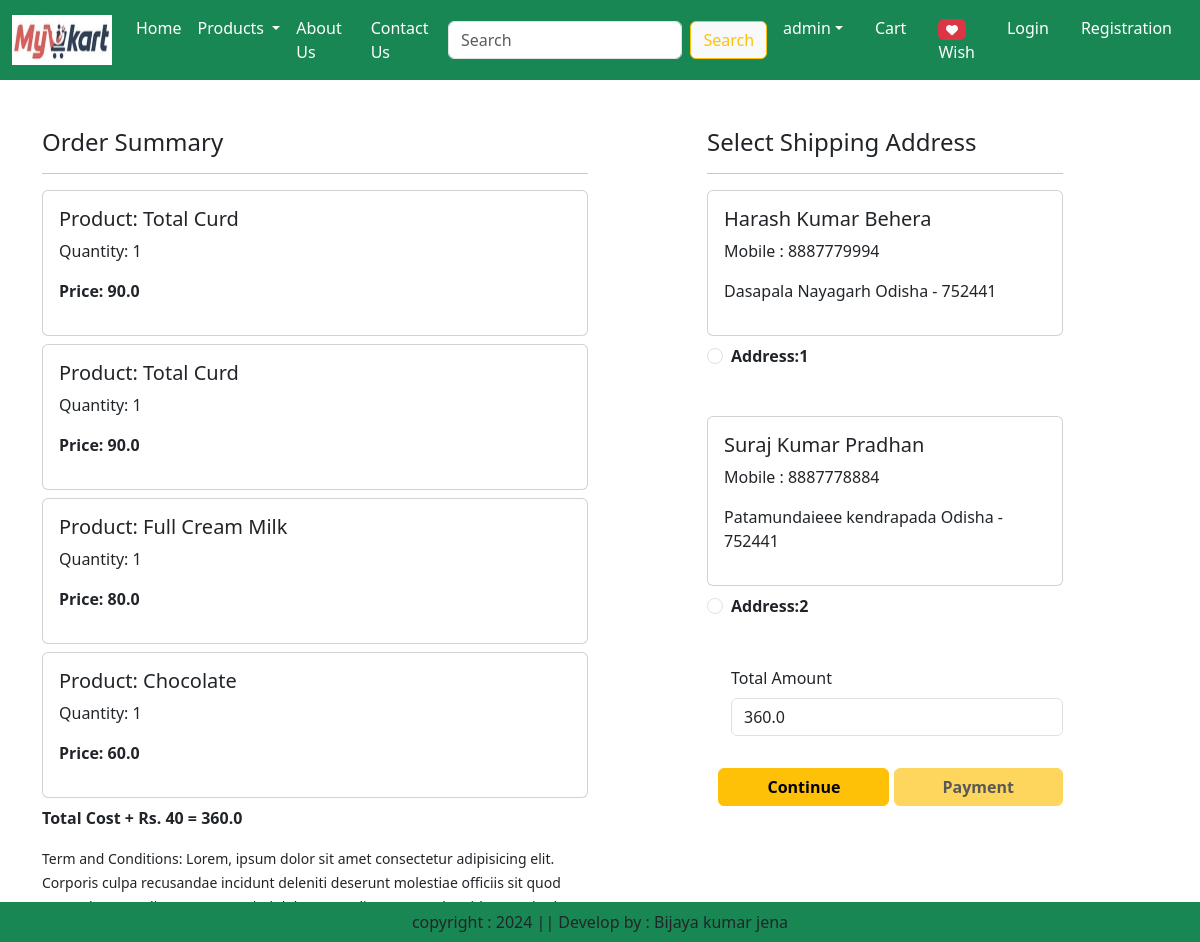
Screenshot of /checkout/ (signed in) with the database file from the repository.
### app/models.py (models this page shows, shortened)
class Cart(models.Model):
    user = models.ForeignKey(User, on_delete=models.CASCADE)
    product = models.ForeignKey(Product, on_delete=models.CASCADE)
    quantity = models.PositiveIntegerField(default=1)

class Product(models.Model):
    title = models.CharField(max_length=100)
    selling_price = models.FloatField()
    discounted_price = models.FloatField()
    description = models.TextField()
    composition = models.TextField(default = '')
    prodapp = models.TextField(default = "")
    category = models.CharField(choices = CATEGORY_CHOICES, max_length=2)
    product_image = models.ImageField(upload_to = 'product')

class Customer(models.Model):
    user = models.ForeignKey(User, on_delete=models.CASCADE)
    name = models.CharField(max_length=200)
    locality = models.CharField(max_length=200)
    city = models.CharField(max_length=50)
    mobile = models.IntegerField(default=0)
    zipcode = models.IntegerField()
    state = models.CharField(choices=STATE_CHOICES, max_length=100)

### app/views.py (the view)
# urls.py: path('checkout/', views.checkout.as_view(), name='checkout'),
@method_decorator(login_required, name='dispatch')
class checkout(View):
    def get(self, request):
        user = request.user
        add=Customer.objects.filter(user=user)
        cart_items=Cart.objects.filter(user=user)
        famount = 0
        for p in cart_items:
            value = p.quantity * p.product.discounted_price
            famount = famount + value
        totalamount = famount + 40
        return render(request, 'app/checkout.html', locals())
    '''def post(self, request):
        user = request.user
        cart_items = Cart.objects.filter(user=user)
        # address_id = request.POST.get('address')
        # address = Customer.objects.get(id=address_id)
        famount = 0
        # Process Order and Clear Cart
        for cart_item in cart_items:
            value = cart_item.quantity * cart_item.product.discounted_price
            famount += value
            OrderPlaced.objects.create(
                user=user,
                customer=address,
                product=cart_item.product,
                quantity=cart_item.quantity,
                payment_status="Pending",
                order_status="Cash on Delivery"
            )
            cart_item.delete()  # Remove the item from the cart after ordering

        return redirect('orders')  # Redirect to orders page after successful COD order'''

### app/templates/app/checkout.html (shortened to what this page needs)
{% extends "app/base.html" %}
{% load static %}
{% block main-content %}
    <div class="container">
        <div class="row mt-5">
            <div class="col-sm-6">
                <h4>Order Summary</h4>
                <hr>
                {% for item in cart_items %}
                    <div class="card mb-2">
                        <div class="card-body">
                            <h5>Product: {{item.product.title}}</h5>
                            <p>Quantity: {{item.quantity}}</p>
                            <p class="fw-bold">Price: {{item.product.discounted_price}}</p>
                        </div>
                    </div>
                {% endfor %}
                <p class="fw-bold">Total Cost + Rs. 40 = {{totalamount}}</p>
                <small>Term and Conditions: Lorem, ipsum dolor sit amet consectetur adipisicing elit. Corporis culpa recusandae incidunt deleniti deserunt molestiae officiis sit quod earum harum odit error eum animi dolore expedita autem ad, quidem, veritatis tempore. Tempore molestiae deserunt quisquam ad quia qui quo vel?</small>
            </div>
            <div class="col-sm-4 offset-sm-1">
                <h4>Select Shipping Address</h4>
                <hr>
                <form method="post" id="myform" action="">
                    {% for ad in add %}
                        <div class="card">
                            <div class="card-body">
                                <h5>{{ad.name}}</h5>
                                <p>Mobile : {{ad.mobile}}</p>
                                <p>{{ad.locality}} {{ad.city}} {{ad.state}} - {{ad.zipcode}}</p>
                            </div>
                        </div>
                            <div class="form-check mt-2 mb-5">
                                <input class="form-check-input" name="custid" id="custadd{{forloop.counter}}" value="{{ad.id}}" type="radio">
                                <label class="form-check-label fw-bold" for="custadd{{forloop.counter}}">Address:{{forloop.counter}}</label>
                            </div>
                    {% endfor %}
                    <div class="form-check mb-3">
                        <label for="totamount" class="form-label">Total Amount</label>
                        <input type="number" class="form-control" name="totamount" value="{{totalamount}}" readonly>
                    </div>
                    <div class="text-end">
                        <button type="submit" class="btn btn-warning mt-3 px-5 fw-bold">Continue</button>
                          <button id="rzp-button1" type="submit" class="btn btn-warning mt-3 px-5 fw-bold" disabled>Payment</button>
                          <br><br><br>
                    </div>
                </form>
            </div>
        </div>
    </div>
{% endblock main-content %}

### app/templates/app/base.html (shortened to what this page needs)
<!DOCTYPE html>
{% load static %}
<html lang="en">
<head>
    <link href="https://cdn.jsdelivr.net/npm/bootstrap@5.3.3/dist/css/bootstrap.min.css" rel="stylesheet">
    <link rel="stylesheet" href="{% static 'app/css/owl.carousel.min.css' %}">
    <link rel="stylesheet" href="{% static 'app/css/all.min.css' %}">
    <link rel="stylesheet" href="{% static 'app/css/style.css' %}">
</head>
<body>
    <nav class="navbar navbar-expand-lg navbar-dark bg-success">
        <div class="container-fluid">
          <a class="navbar-brand" href="#">
            <img src="{% static 'app/images/mykartlogo.jpg' %}" width="100" height="50" />
          </a>
          <div class="collapse navbar-collapse" id="navbarSupportedContent">
            <ul class="navbar-nav me-auto mb-2 mb-lg-0">
              <li class="nav-item">
                <a class="nav-link active" aria-current="page" href="/">Home</a>
              </li>
              <li class="nav-item dropdown">
                <a class="nav-link dropdown-toggle text-white" href="#" role="button" data-bs-toggle="dropdown" aria-expanded="false">
                  Products
                </a>
              </li>
              <li class="nav-item">
                <a class="nav-link text-white" href="{% url 'about' %}">About Us</a>
              </li>
              <li class="nav-item">
                <a class="nav-link text-white" href="{% url 'contact' %}">Contact Us</a>
              </li>
            </ul>
            <form class="d-flex" role="search" action="/search">
              <input class="form-control me-2" type="search" placeholder="Search" name="search" aria-label="Search">
              <button class="btn btn-outline-warning btn btn-light" type="submit">Search</button>
            </form>
          </div>
          <ul class="navbar-nav me-auto mb-2 mb-lg-0">
                <li class="nav-item dropdown mx-2">
                    <a class="nav-link dropdown-toggle text-white" href="#" id="profileDropdown" role="button" data-bs-toggle="dropdown" aria-expanded="false">{{user}}</a>
                </li>
                <li class="nav-item mx-2">
                    <a href="{% url 'showcart' %}" class="nav-link text-white"> Cart</a>
                </li>
                <li class="nav-item mx-2">
                    <a href="{% url 'showwishlist' %}" class="nav-link text-white"> <span class="badge bg-danger">{% if wishitem > 0 %} {{wishitem}} {% endif %}<i class="fa fa-heart"></i></span>Wish</a>
                </li>
                <li class="nav-item mx-2">
                    <a href="{% url 'login' %}" class="nav-link text-white">Login</a>
                </li>
                <li class="nav-item mx-2">
                    <a href="{% url 'customerregistration' %}" class="nav-link text-white">Registration</a>
                </li>
          </ul>
        </div>
      </nav>
      {% block main-content %}{% endblock main-content %}
      <footer class="container-fluid fixed-bottom bg-success text-center p-2 mt-5">
        copyright : 2024 || Develop by : Bijaya kumar jena
      </footer>
</body>
</html>

### rows the page displays
Cart: product "Total Curd", quantity "1", product.discounted_price "90.0"
Cart: product "Total Curd", quantity "1", product.discounted_price "90.0"
Cart: product "Full Cream Milk", quantity "1", product.discounted_price "80.0"
Cart: product "Chocolate", quantity "1", product.discounted_price "60.0"
Customer: name "Harash Kumar Behera", mobile "8887779994", locality "Dasapala", city "Nayagarh", state "Odisha", zipcode "752441"
Customer: name "Suraj Kumar Pradhan", mobile "8887778884", locality "Patamundaieee", city "kendrapada", state "Odisha", zipcode "752441"

### other values shown
{{ user }} "admin"
{{ totalamount }} "360.0"
